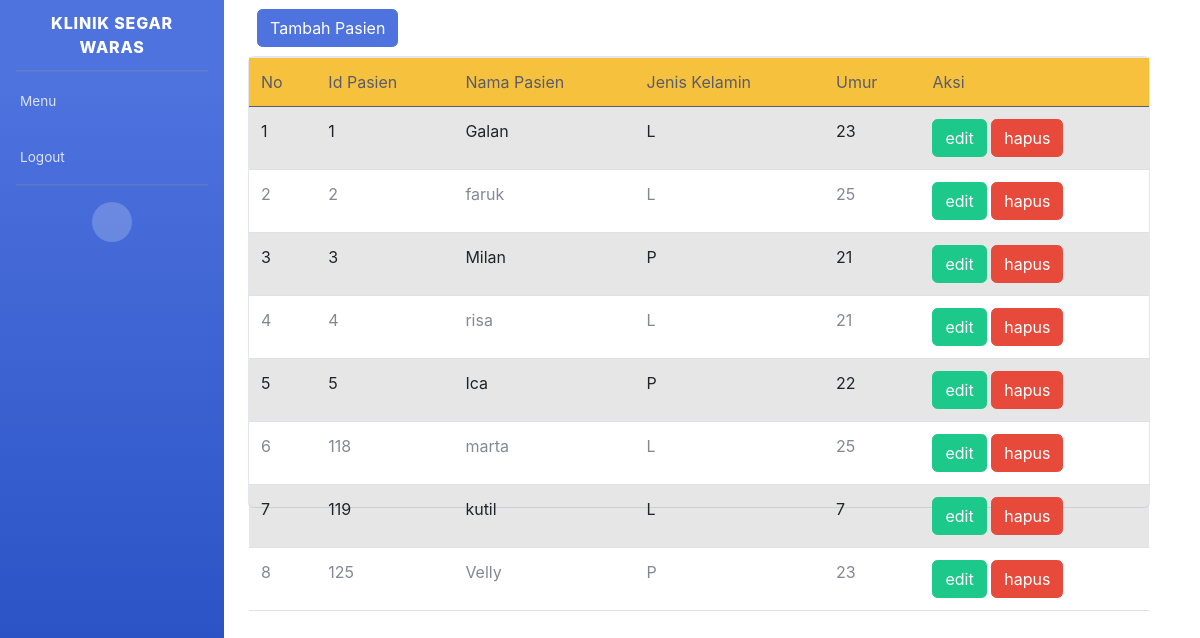
The app's page /pasien.php with its own data.
### tables this page shows
CREATE TABLE `pasien` (
  `id_pasien` int(5) NOT NULL,
  `nama_pasien` varchar(40) DEFAULT NULL,
  `jenis_kelamin` enum('L','P') DEFAULT NULL,
  `umur` int(2) DEFAULT NULL
);

### pasien.php (the view, shortened to what this page needs)
<!DOCTYPE html>
<html>
<head>
    <link href="css/bootstrap.min.css" rel="stylesheet">
    <link href="css/sb-admin-2.css" rel="stylesheet">
</head>
<body>
    <body id="page-top">
    <div id="wrapper">
        <ul class="navbar-nav bg-gradient-primary sidebar sidebar-dark accordion" id="accordionSidebar">
            <a class="sidebar-brand d-flex align-items-center justify-content-center" href="#">
                <div class="sidebar-brand-text mx-3">Klinik Segar Waras</div>
            </a>
            <hr class="sidebar-divider my-0">
            <li class="nav-item">
                <a class="nav-link" href="home.php">
                    <span>Menu</span></a>
            </li>
            <li class="nav-item">
                <a class="nav-link" href="logout.php">
                    <span>Logout</span></a>
            <hr class="sidebar-divider d-none d-md-block">
            <div class="text-center d-none d-md-inline">
                <button class="rounded-circle border-0" id="sidebarToggle"></button>
            </div>
        </ul>
        <div class="btn-toolbar mb-2 mb-md-10">
        <div class="container shadow:1%;">
        <div style="margin:1%;">
        <a class="btn btn-primary" href="pasien_tambah.php" role="button"><i class="fa-solid fa-trash-can"></i>Tambah Pasien</a>
        </div>
<div class="card">
    <div class="galan">
    <table class="table table-striped">
        <thead class="bg-warning text-dark">
            <tr>
                <td>No</td>
                <td>Id Pasien</td>
                <td>Nama Pasien</td>
                <td>Jenis Kelamin</td>
                <td>Umur</td>
                <td>Aksi</td>
            </tr>
        </thead>
        <?php
        include "koneksi.php";
        $no = 1;
        $query = mysqli_query($conn, 'SELECT * FROM pasien');
        while ($data = mysqli_fetch_array($query)) {
            ?>
            <tr>
                <td><?php echo $no++ ?></td>
                <td><?php echo $data['id_pasien']?></td>
                <td><?php echo $data['nama_pasien']?></td>
                <td><?php echo $data['jenis_kelamin']?></td>
                <td><?php echo $data['umur']?></td>
                <td><a class="btn btn-success" href="pasien_ubah.php?id=<?= $data['id_pasien'];?>" role="button"><i class="fa-solid fa-pen-to-square"></i>edit</a>
					<a class="btn btn-danger" href="pasien_hapus.php?id=<?= $data['id_pasien'];?>" role="button"><i class="fa-solid fa-trash-can"></i>hapus</a>
            </td>
            </tr>
        <?php } ?>
    </table>
    </div>
</div>
</body>
</html>

### pasien.php (style rules this page uses)
.galan { width: 900px; height: 450px; }

### records on screen
pasien: id_pasien "1", nama_pasien "Galan", jenis_kelamin "L", umur "23"
pasien: id_pasien "2", nama_pasien "faruk", jenis_kelamin "L", umur "25"
pasien: id_pasien "3", nama_pasien "Milan", jenis_kelamin "P", umur "21"
pasien: id_pasien "4", nama_pasien "risa", jenis_kelamin "L", umur "21"
pasien: id_pasien "5", nama_pasien "Ica", jenis_kelamin "P", umur "22"
pasien: id_pasien "118", nama_pasien "marta", jenis_kelamin "L", umur "25"
pasien: id_pasien "119", nama_pasien "kutil", jenis_kelamin "L", umur "7"
pasien: id_pasien "125", nama_pasien "Velly", jenis_kelamin "P", umur "23"
